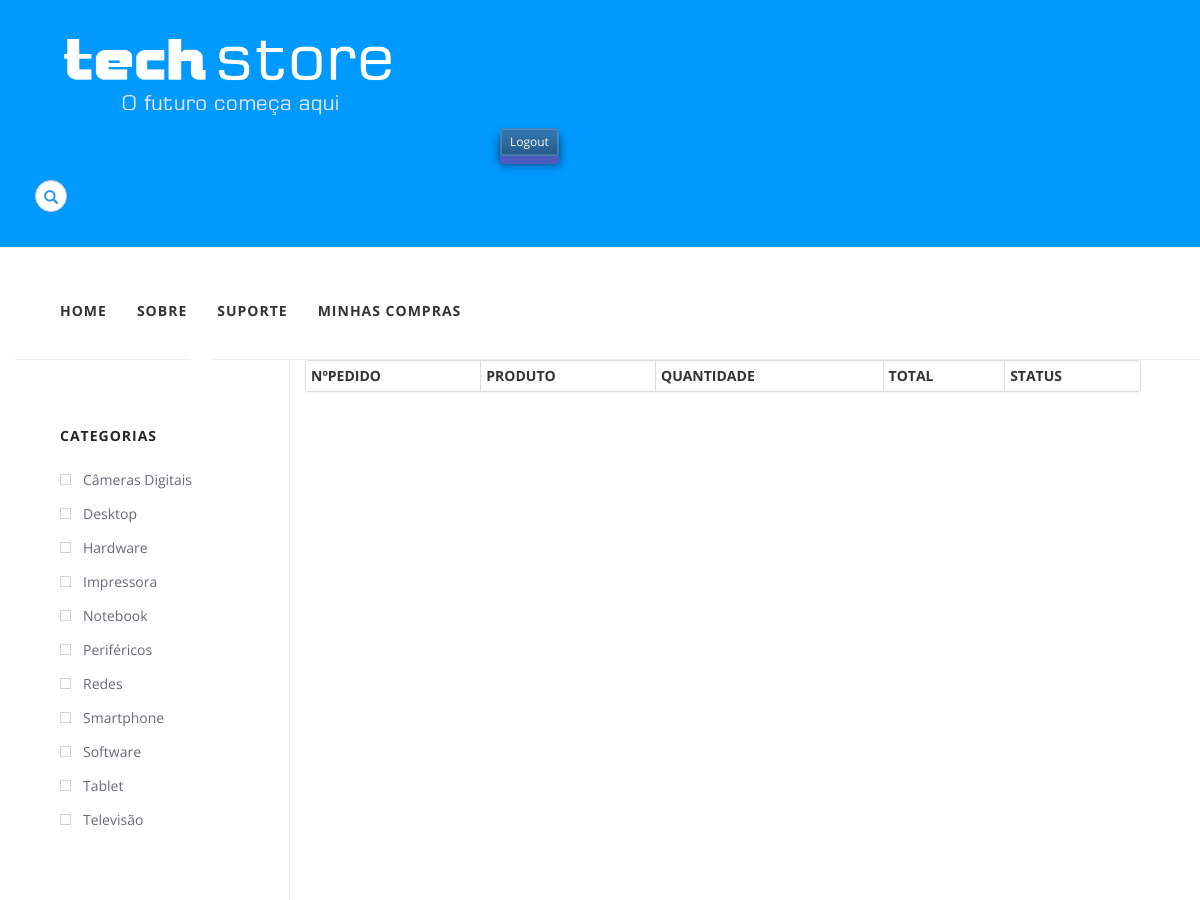
The app's page /compras_realizadas/4/ (signed in, upper part), older data.
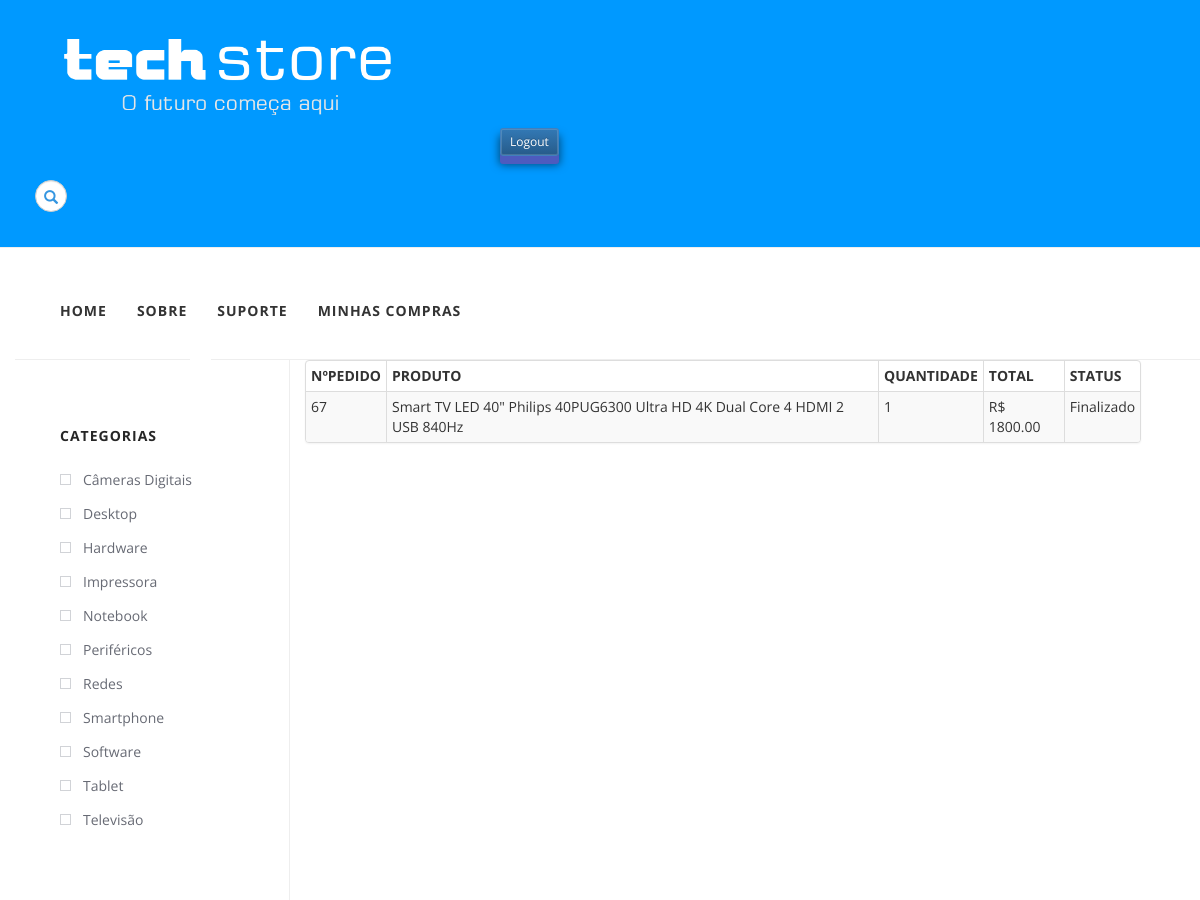
The same page, newer data.
### store/models.py (models this page shows, shortened)
class Carrinho(models.Model):
	id_carrinho = models.AutoField(primary_key=True)
	usuario_compra = models.ForeignKey('auth.User')
	qntd_produtos = models.IntegerField(verbose_name=u'Quantidade de produtos')
	created_date = models.DateTimeField(default=timezone.now)
	produto_compra = models.ForeignKey('Produto')
	preco_total = models.DecimalField(max_digits=15, decimal_places=2, verbose_name=u'Preço Total')
	id_status = models.ForeignKey('Statu')

class Produto(models.Model):
	id_produto = models.AutoField(primary_key=True)
	nome_produto = models.CharField(max_length=160, unique=True)
	descricao_produto = models.TextField()
	imagem_produto = models.FileField(verbose_name=u'Foto do produto')
	categoria_produto = models.CharField(choices= CATEGORIA_CHOICES, max_length=200, verbose_name=u'Categoria')
	preco_produto = models.DecimalField(max_digits=15, decimal_places=2, verbose_name=u'Preço da venda')
	qntd_produto = models.IntegerField(verbose_name=u'Quantidade de estoque')
	valor_compra = models.DecimalField(max_digits=15, decimal_places=2, verbose_name=u'Preço da compra')
	def __str__(self):
		return self.nome_produto

class Statu(models.Model):
	id_status = models.AutoField(primary_key=True)
	status_info = models.CharField(max_length=160, unique=True, verbose_name=u'Status')
	def __str__(self):
		return self.status_info

### store/views.py (the view)
# urls.py: url(r'^compras_realizadas/(?P<id>[0-9]+)/$', views.Historico),
@login_required
def Historico(request, id):
    cart = Carrinho.objects.filter(usuario_compra=id)
    mylist = []
    for x in cart:
        mylist.append(x.produto_compra)
    listapk = []
    for x in mylist:
        id = Produto.objects.filter(nome_produto__contains = x)
        listapk.append(id[0].id_produto)
    posts = Produto.objects.filter(id_produto__in = listapk)
    return render(request, "store/historico.html", {'posts': posts, 'cart':cart})

### store/templates/store/historico.html (shortened to what this page needs)
{% load staticfiles %}
<!DOCTYPE html PUBLIC "-//W3C//DTD XHTML 1.0 Strict//EN"
	"http://www.w3.org/TR/xhtml1/DTD/xhtml1-strict.dtd">
<html xmlns="http://www.w3.org/1999/xhtml" lang="en" xml:lang="en">
<head>
	<link rel="stylesheet" href="//maxcdn.bootstrapcdn.com/bootstrap/3.2.0/css/bootstrap.min.css">
	<link rel="stylesheet" href="//maxcdn.bootstrapcdn.com/bootstrap/3.2.0/css/bootstrap-theme.min.css">
	<link rel="stylesheet" href="{% static 'store/css/store.css' %}">
	<link rel="stylesheet" href="{% static 'store/css/products.css' %}">
	<link rel="stylesheet" href="{% static 'store/css/search.css' %}">
	<link rel="stylesheet" href="{% static 'store/css/cart.css' %}">
</head>
<body>
	<div class="visible-desktop">
		<div class="page-header">
			<div class="container-fluid">
				{% if user.is_authenticated %}
				<form class="navbar-form navbar-top-right" role="form" action="{% url 'store.views.Logout' id=user.id %}">
					<div class="input-group">
						<a href="{% url 'store.views.Home' %}"><img src="{% static 'store/imagens/techStore-sem-imagem-branco.png' %}"
							width="60%" height="60%"  /></a>
						</div>
						<a href="{% url 'store.views.Logout' id=user.id %}"><button class="btn btn-primary  btn-sm btn3d logout">Logout</button></a>
					</form>
						{% endif %}
					<form class="search-form" method="get" action="{% url 'store.views.Search' %}">
						<div class="form-group has-feedback">
							<input type="text" class="form-control" name="search" id="search" placeholder="search">
							<span class="glyphicon glyphicon-search form-control-feedback"></span>
						</div>
					</form>
				</div>
			</div>
			<div id="wrapper">
				<div class="cart-icon-top">
				</div>
				<div class="cart-icon-bottom">
				</div>
				<div id="header">
					<ul>
						<li><a href="{% url 'store.views.Home' %}">HOME</a></li>
						<li><a href="{% url 'store.views.Sobre' %}">SOBRE</a></li>
						<li><a href="{% url 'store.views.Suporte' %}">SUPORTE</a></li>
						{% if user.is_authenticated %}
						<li><a href="{% url 'store.views.Historico' id=user.id %}">MINHAS COMPRAS</a></li>
						{% endif %}
					</ul>
				</div>
				<div id="sidebar">
					<h3>CATEGORIAS</h3>
					<div class="checklist categories">
						<ul>
							<li><a href="{% url 'store.views.Categories' categoria='cameras' %}"><span></span>Câmeras Digitais</a></li>
							<li><a href="{% url 'store.views.Categories' categoria='desktop' %}"><span></span>Desktop</a></li>
							<li><a href="{% url 'store.views.Categories' categoria='hardware' %}"><span></span>Hardware</a></li>
							<li><a href="{% url 'store.views.Categories' categoria='impressora' %}"><span></span>Impressora</a></li>
							<li><a href="{% url 'store.views.Categories' categoria='notebook' %}"><span></span>Notebook</a></li>
							<li><a href="{% url 'store.views.Categories' categoria='perifericos' %}"><span></span>Periféricos</a></li>
							<li><a href="{% url 'store.views.Categories' categoria='redes' %}"><span></span>Redes</a></li>
							<li><a href="{% url 'store.views.Categories' categoria='smartphone' %}"><span></span>Smartphone</a></li>
							<li><a href="{% url 'store.views.Categories' categoria='software' %}"><span></span>Software</a></li>
							<li><a href="{% url 'store.views.Categories' categoria='tablet' %}"><span></span>Tablet</a></li>
							<li><a href="{% url 'store.views.Categories' categoria='televisao' %}"><span></span>Televisão</a></li>
						</ul>
					</div>
				</div>
				<div class="container-fluid main-container">
					<div class="col-md-9 content">
						<div class="panel panel-default">
							<table class="table table-bordered table-striped table-condensed table-hover">
								<thead>
									<tr>
										<th>NºPEDIDO</th>
										<th>PRODUTO</th>
										<th>QUANTIDADE</th>
										<th>TOTAL</th>
										<th>STATUS</th>
									</tr>
								</thead>
								<tbody>
									{% for carrinho in cart %}
									<tr>
										<td>{{ carrinho.id_carrinho }}</td>
										<td>{{ carrinho.produto_compra }}</td>
										<td>{{ carrinho.qntd_produtos }}</td>
										<td>R$ {{carrinho.preco_total}}</td>
										<td>{{carrinho.id_status}}</td>
									</tr>
									{% endfor %}
								</tbody>
							</table>
						</div>
					</div>
				</div>
			</div>
		</div>
	</body>
	</html>

### store/static/store/css/store.css (style rules this page uses)
body { padding-left: 15px; }
.page-header { background-color: #0099ff; margin-top: 0; margin-left: -15px; padding: 20px 20px 20px 20px; }
.btn3d.logout { position:relative; top: -6px; border:0; transition: all 40ms linear; margin-top:10px; margin-bottom:10px; margin-left:450px; margin-right:2px; }
.btn3d { position:relative; top: -6px; border:0; transition: all 40ms linear; margin-top:10px; margin-bottom:10px; margin-left:2px; margin-right:2px; }
.btn3d.btn-primary { box-shadow:0 0 0 1px #417fbd inset, 0 0 0 2px rgba(255,255,255,0.15) inset, 0 8px 0 0 #4D5BBE, 0 8px 8px 1px rgba(0,0,0,0.5); background-color:#4274D7; }

### store/static/store/css/search.css (style rules this page uses)
.search-form .form-group { float: center !important; transition: all 0.35s, border-radius 0s; width: 32px; height: 32px; background-color: #fff; box-shadow: 0 1px 1px rgba(0, 0, 0, 0.075) inset; border-radius: 25px; border: 1px solid #ccc; }
.search-form .form-group input.form-control { padding-right: 20px; border: 0 none; background: transparent; box-shadow: none; display:block; }
.search-form .form-group span.form-control-feedback { position: absolute; top: -1px; right: -2px; z-index: 2; display: block; width: 34px; height: 34px; line-height: 34px; text-align: center; color: #3596e0; left: initial; font-size: 14px; }

### store/static/store/css/cart.css (style rules this page uses)
* { margin: 0px; padding: 0px; }
body { font-family: "Open Sans", sans-serif; }
#wrapper { overflow: hidden; height: 100%; width: 100%; background:#fff; }
#header { height:92px; background:#fff1448px -2px no-repeat; border-bottom:1px solid #eee; }
#header ul { padding:33px 0 0 45px; }
#header li { list-style:none; float:left; margin-right:30px; }
#header li a { font-weight:700; color:#333; font-size:14px; text-decoration:none; text-transform:uppercase; letter-spacing:1px; }
#sidebar { float:left; background:#fff; width:275px; padding:13px 0 0 45px; height:1500px; border-right:1px solid #eee; }
#sidebar h3 { color:#262626; text-transform:uppercase; font-size:14px; font-weight:700; padding:35px 0 10px 0; letter-spacing:1px; clear:both; }
#sidebar .checklist { padding:0; }
.checklist ul li { font-size:14px; font-weight:400; list-style:none; padding: 7px 0 7px 23px; }
.checklist li span { float:left; width:11px; height:11px; margin-left:-23px; margin-top:4px; border: 1px solid #d1d3d7; position:relative; }
.checklist li a { color:#676a74; text-decoration:none; -webkit-transition: all 300ms ease-out; -moz-transition: all 300ms ease-out; -ms-transition: all 300ms ease-out; -o-transition: all 300ms ease-out; transition: all 300ms ease-out; }
div.cart-icon-top { position:absolute; background:#fff url("https://s3-us-west-2.amazonaws.com/s.cdpn.io/245657/cart.png") 0 -3px no-repeat; margin:0; width:21px; height:3px; z-index:1; top: 350px; left: 190px; }
div.cart-icon-bottom { position:absolute; background:#fff url("https://s3-us-west-2.amazonaws.com/s.cdpn.io/245657/cart.png") 0 -3px no-repeat; margin:0; width:21px; height:19px; z-index:1; top: 353px; left: 190px; }

Row changes from the older to the newer data that the page shows:
added Carrinho: id_carrinho "67", produto_compra "Smart TV LED 40\" Philips 40PUG6300 Ultra HD 4K Dual Core 4 HDMI 2 USB 840Hz", qntd_produtos "1", preco_total "1800.00", id_status "Finalizado"
